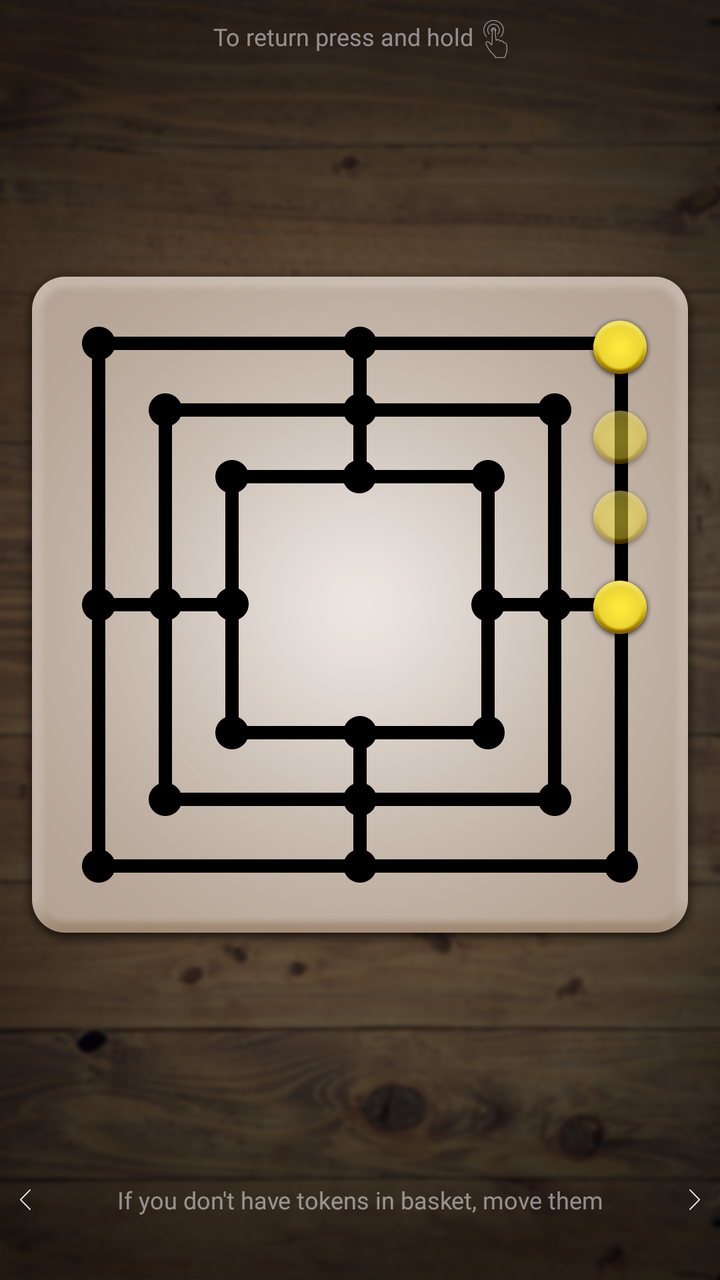
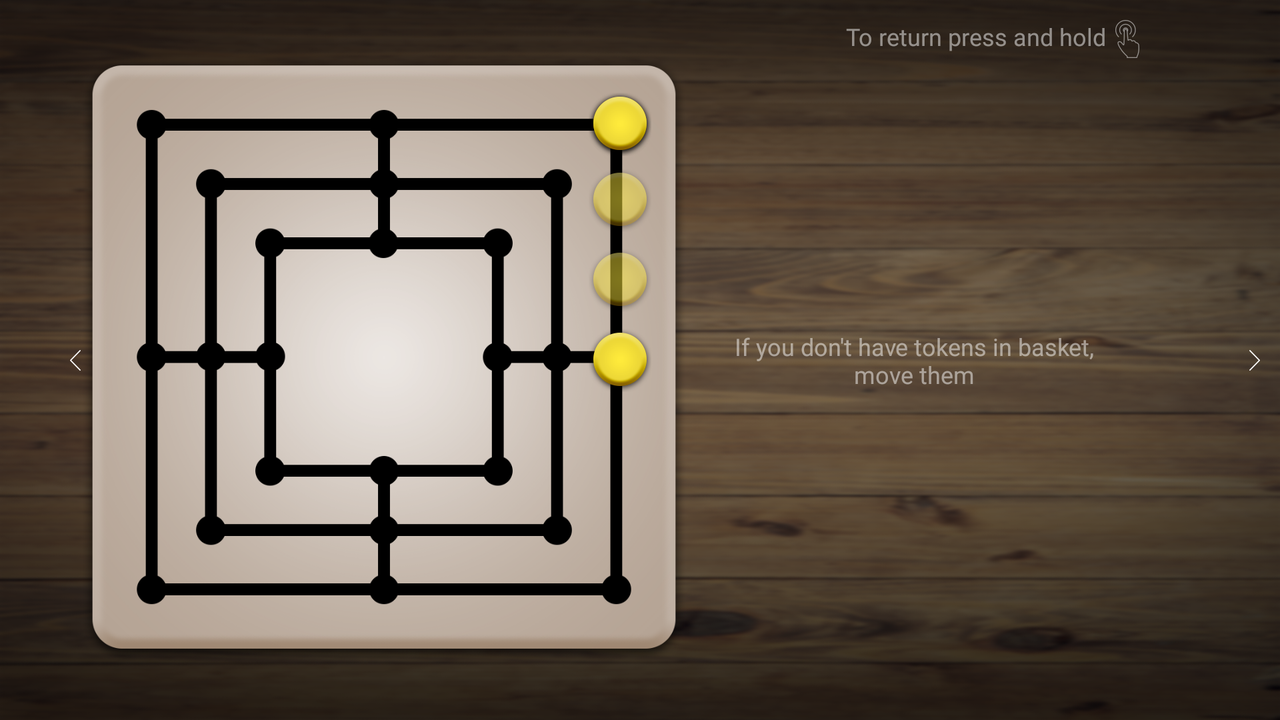

The same Android screen from two of the app's own layout files: first res/layout/ as a phone draws it, then the repository's variant for another configuration, drawn on a device whose configuration selects that folder. Both files follow.
<!-- AndroidManifest.xml: application theme AppTheme -->
<!-- res/layout/fragment_board_tips_fourth.xml -->
<?xml version="1.0" encoding="utf-8"?>
<android.support.constraint.ConstraintLayout xmlns:android="http://schemas.android.com/apk/res/android"
    android:layout_width="match_parent"
    android:layout_height="match_parent"
    xmlns:app="http://schemas.android.com/apk/res-auto">

    <TextView
        android:id="@+id/message_one"
        android:layout_width="wrap_content"
        android:layout_height="wrap_content"
        style="@style/BoardFragmentPauseTip"
        android:text="@string/board_fragment_pause_tip"

        app:layout_constraintTop_toTopOf="parent"
        app:layout_constraintLeft_toLeftOf="parent"
        app:layout_constraintRight_toLeftOf="@+id/image_one"
        app:layout_constraintHorizontal_chainStyle="packed"
        android:layout_marginEnd="@dimen/board_fragment_pause_tip_margin_end"
        android:layout_marginTop="@dimen/board_fragment_pause_tip_margin_top"/>

    <ImageView
        android:id="@+id/image_one"
        android:layout_width="wrap_content"
        android:layout_height="wrap_content"
        android:src="@drawable/ic_touch"
        android:alpha="0.5"

        app:layout_constraintTop_toTopOf="parent"
        app:layout_constraintLeft_toRightOf="@+id/message_one"
        app:layout_constraintRight_toRightOf="parent"
        android:layout_marginTop="@dimen/board_fragment_pause_tip_image_margin_top"/>

    <android.support.constraint.ConstraintLayout
        android:id="@+id/board_fragment_playground"
        android:layout_width="wrap_content"
        android:layout_height="wrap_content"
        app:layout_constraintBottom_toBottomOf="parent"
        app:layout_constraintLeft_toLeftOf="parent"
        app:layout_constraintRight_toRightOf="parent"
        app:layout_constraintTop_toTopOf="parent"
        android:layout_marginBottom="@dimen/toolbar_footer_height"
        >

        <ImageView
            android:layout_width="wrap_content"
            android:layout_height="wrap_content"
            android:src="@drawable/playground"

            app:layout_constraintBottom_toBottomOf="parent"
            app:layout_constraintLeft_toLeftOf="parent"
            app:layout_constraintRight_toRightOf="parent"
            app:layout_constraintTop_toTopOf="parent"
            />

        <ImageView
            android:layout_width="@dimen/board_fragment_token_dimension"
            android:layout_height="@dimen/board_fragment_token_dimension"
            android:scaleType="center"
            android:clickable="true"
            android:focusable="true"
            android:src="@drawable/ic_player_one"

            app:layout_constraintBottom_toBottomOf="parent"
            app:layout_constraintRight_toRightOf="parent"
            app:layout_constraintTop_toTopOf="parent"
            android:layout_margin="@dimen/board_fragment_token_margin_small"
            />

        <ImageView
            android:layout_width="@dimen/board_fragment_token_dimension"
            android:layout_height="@dimen/board_fragment_token_dimension"
            android:scaleType="center"
            android:clickable="true"
            android:focusable="true"
            android:src="@drawable/ic_player_one"


            app:layout_constraintRight_toRightOf="parent"
            app:layout_constraintTop_toTopOf="parent"
            android:layout_margin="@dimen/board_fragment_token_margin_small"
            />

        <ImageView
            android:layout_width="@dimen/board_fragment_token_dimension"
            android:layout_height="@dimen/board_fragment_token_dimension"
            android:scaleType="center"
            android:clickable="true"
            android:focusable="true"
            android:src="@drawable/ic_player_one"
            android:alpha="0.5"


            app:layout_constraintRight_toRightOf="parent"
            app:layout_constraintTop_toTopOf="parent"
            android:layout_marginEnd="@dimen/board_fragment_token_margin_small"
            android:layout_marginTop="75dp"
            />

        <ImageView
            android:layout_width="@dimen/board_fragment_token_dimension"
            android:layout_height="@dimen/board_fragment_token_dimension"
            android:scaleType="center"
            android:clickable="true"
            android:focusable="true"
            android:src="@drawable/ic_player_one"
            android:alpha="0.5"


            app:layout_constraintRight_toRightOf="parent"
            app:layout_constraintTop_toTopOf="parent"
            android:layout_marginEnd="@dimen/board_fragment_token_margin_small"
            android:layout_marginTop="115dp"
            />




    </android.support.constraint.ConstraintLayout>

    <TextView
        android:id="@+id/message_two"
        android:layout_width="wrap_content"
        android:layout_height="wrap_content"
        style="@style/BoardFragmentPauseTip"
        android:text="@string/board_fragment_tips_fourth_message"

        app:layout_constraintBottom_toBottomOf="parent"
        app:layout_constraintLeft_toLeftOf="parent"
        app:layout_constraintRight_toRightOf="parent"
        android:layout_marginBottom="@dimen/board_fragment_tips_message_margin_bottom"
        />

    <ImageView
        android:layout_width="wrap_content"
        android:layout_height="wrap_content"
        android:src="@drawable/ic_right"

        app:layout_constraintBottom_toBottomOf="parent"
        app:layout_constraintRight_toRightOf="parent"
        android:layout_marginBottom="@dimen/board_fragment_tips_arrow_margin_bottom"
        android:layout_marginEnd="@dimen/board_fragment_tips_arrow_margin_side"/>

    <ImageView
        android:layout_width="wrap_content"
        android:layout_height="wrap_content"
        android:src="@drawable/ic_left"

        app:layout_constraintBottom_toBottomOf="parent"
        app:layout_constraintLeft_toLeftOf="parent"
        android:layout_marginBottom="@dimen/board_fragment_tips_arrow_margin_bottom"
        android:layout_marginStart="@dimen/board_fragment_tips_arrow_margin_side"/>

</android.support.constraint.ConstraintLayout>
<!-- resources referenced by this layout -->
<resources>
  <dimen name="board_fragment_pause_tip_image_margin_top">10dp</dimen>
  <dimen name="board_fragment_pause_tip_margin_end">5dp</dimen>
  <dimen name="board_fragment_pause_tip_margin_top">10dp</dimen>
  <dimen name="board_fragment_tips_arrow_margin_bottom">35dp</dimen>
  <dimen name="board_fragment_tips_arrow_margin_side">10dp</dimen>
  <dimen name="board_fragment_tips_message_margin_bottom">32dp</dimen>
  <dimen name="board_fragment_token_dimension">40dp</dimen>
  <dimen name="board_fragment_token_margin_small">30dp</dimen>
  <dimen name="toolbar_footer_height">32dp</dimen>
  <!-- drawable ic_left: png bitmap (drawable-hdpi, 232 bytes) -->
  <!-- drawable ic_player_one: png bitmap (drawable-hdpi, 3260 bytes) -->
  <!-- drawable ic_right: png bitmap (drawable-hdpi, 231 bytes) -->
  <!-- drawable ic_touch: png bitmap (drawable-hdpi, 870 bytes) -->
  <!-- drawable playground: png bitmap (drawable-hdpi, 71189 bytes) -->
  <string name="board_fragment_pause_tip">To return press and hold</string>
  <string name="board_fragment_tips_fourth_message">If you don\'t have tokens in basket, move them</string>
  <style name="BoardFragmentPauseTip">
          <item name="android:fontFamily">@font/ubuntu_regular</item>
          <item name="android:textColor">@android:color/white</item>
          <item name="android:alpha">0.5</item>
          <item name="android:textSize">@dimen/board_fragment_pause_tip_text</item>
      </style>
  <style name="AppTheme" parent="Theme.AppCompat.NoActionBar">
          <item name="colorPrimary">@color/primary</item>
          <item name="colorPrimaryDark">@color/primary_dark</item>
          <item name="colorAccent">@color/accent</item>
          <item name="android:windowBackground">@drawable/background</item>
          <item name="android:statusBarColor">@android:color/black</item>
      </style>
  <dimen name="board_fragment_pause_tip_text">12sp</dimen>
  <color name="primary">#795548</color>
  <color name="primary_dark">#5D4037</color>
  <color name="accent">#FFEB3B</color>
  <!-- drawable background: png bitmap (drawable-hdpi, 458586 bytes) -->
</resources>
<!-- res/layout-land/fragment_board_tips_fourth.xml (the repository's variant of the layout above) -->
<!-- drawn on the phone turned sideways -->
<?xml version="1.0" encoding="utf-8"?>
<android.support.constraint.ConstraintLayout xmlns:android="http://schemas.android.com/apk/res/android"
    android:layout_width="match_parent"
    android:layout_height="match_parent"
    xmlns:app="http://schemas.android.com/apk/res-auto">

    <TextView
        android:id="@+id/message_one"
        android:layout_width="wrap_content"
        android:layout_height="wrap_content"
        style="@style/BoardFragmentTipsText"
        android:text="@string/board_fragment_pause_tip"

        app:layout_constraintTop_toTopOf="parent"
        app:layout_constraintLeft_toRightOf="@id/playground"
        app:layout_constraintRight_toLeftOf="@+id/image_one"
        app:layout_constraintHorizontal_chainStyle="packed"
        android:layout_marginEnd="@dimen/board_fragment_tips_exit_message_margin_end"
        android:layout_marginTop="@dimen/board_fragment_tips_exit_message_margin_top"/>

    <ImageView
        android:id="@+id/image_one"
        android:layout_width="wrap_content"
        android:layout_height="wrap_content"
        android:src="@drawable/ic_touch"
        android:alpha="0.5"

        app:layout_constraintTop_toTopOf="parent"
        app:layout_constraintLeft_toRightOf="@+id/message_one"
        app:layout_constraintRight_toRightOf="parent"
        android:layout_marginTop="@dimen/board_fragment_tips_exit_image_margin_top"/>

    <android.support.constraint.ConstraintLayout
        android:id="@+id/playground"
        android:layout_width="@dimen/board_fragment_playground_dimension"
        android:layout_height="@dimen/board_fragment_playground_dimension"

        app:layout_constraintBottom_toBottomOf="parent"
        app:layout_constraintLeft_toLeftOf="parent"
        app:layout_constraintTop_toTopOf="parent"
        android:layout_marginStart="@dimen/toolbar_footer_height">

    <ImageView

        android:layout_width="wrap_content"
        android:layout_height="wrap_content"
        android:src="@drawable/playground"

        app:layout_constraintBottom_toBottomOf="parent"
        app:layout_constraintLeft_toLeftOf="parent"
        app:layout_constraintTop_toTopOf="parent"
        app:layout_constraintRight_toRightOf="parent"
        />

        <ImageView
        android:layout_width="@dimen/board_fragment_token_dimension"
        android:layout_height="@dimen/board_fragment_token_dimension"
        android:scaleType="center"
        android:clickable="true"
        android:focusable="true"
        android:src="@drawable/ic_player_one"

        app:layout_constraintRight_toRightOf="parent"
        app:layout_constraintTop_toTopOf="parent"
        android:layout_margin="@dimen/board_fragment_token_margin_small"
        />

        <ImageView
            android:layout_width="@dimen/board_fragment_token_dimension"
            android:layout_height="@dimen/board_fragment_token_dimension"
            android:scaleType="center"
            android:clickable="true"
            android:focusable="true"
            android:src="@drawable/ic_player_one"
            android:alpha="0.5"

            app:layout_constraintRight_toRightOf="parent"
            app:layout_constraintTop_toTopOf="parent"
            android:layout_marginEnd="@dimen/board_fragment_token_margin_small"
            android:layout_marginTop="60dp"
            />

        <ImageView
            android:layout_width="@dimen/board_fragment_token_dimension"
            android:layout_height="@dimen/board_fragment_token_dimension"
            android:scaleType="center"
            android:clickable="true"
            android:focusable="true"
            android:src="@drawable/ic_player_one"
            android:alpha="0.5"

            app:layout_constraintRight_toRightOf="parent"
            app:layout_constraintTop_toTopOf="parent"
            android:layout_marginEnd="@dimen/board_fragment_token_margin_small"
            android:layout_marginTop="100dp"
            />

        <ImageView
            android:layout_width="@dimen/board_fragment_token_dimension"
            android:layout_height="@dimen/board_fragment_token_dimension"
            android:scaleType="center"
            android:clickable="true"
            android:focusable="true"
            android:src="@drawable/ic_player_one"

            app:layout_constraintRight_toRightOf="parent"
            app:layout_constraintTop_toTopOf="parent"
            android:layout_margin="@dimen/board_fragment_token_margin_small"
            />

        <ImageView
            android:layout_width="@dimen/board_fragment_token_dimension"
            android:layout_height="@dimen/board_fragment_token_dimension"
            android:scaleType="center"
            android:clickable="true"
            android:focusable="true"
            android:src="@drawable/ic_player_one"

            app:layout_constraintBottom_toBottomOf="parent"
            app:layout_constraintRight_toRightOf="parent"
            app:layout_constraintTop_toTopOf="parent"
            android:layout_margin="@dimen/board_fragment_token_margin_small"
            />

    </android.support.constraint.ConstraintLayout>

    <TextView
        android:id="@+id/message_two"
        android:layout_width="210dp"
        android:layout_height="wrap_content"
        style="@style/BoardFragmentTipsText"
        android:text="@string/board_fragment_tips_fourth_message"


        app:layout_constraintTop_toTopOf="parent"
        app:layout_constraintBottom_toBottomOf="parent"
        app:layout_constraintLeft_toRightOf="@+id/playground"
        />

    <ImageView
        android:layout_width="wrap_content"
        android:layout_height="wrap_content"
        android:src="@drawable/ic_right"

        app:layout_constraintBottom_toBottomOf="parent"
        app:layout_constraintRight_toRightOf="parent"
        app:layout_constraintTop_toTopOf="parent"
        android:layout_marginEnd="@dimen/board_fragment_tips_arrow_margin_side"
        />

    <ImageView
        android:layout_width="wrap_content"
        android:layout_height="wrap_content"
        android:src="@drawable/ic_left"

        app:layout_constraintBottom_toBottomOf="parent"
        app:layout_constraintLeft_toLeftOf="parent"
        app:layout_constraintTop_toTopOf="parent"
        android:layout_marginStart="35dp"
        />

</android.support.constraint.ConstraintLayout>
<!-- resources referenced by the variant -->
<!-- as the phone turned sideways resolves them -->
<resources>
  <!-- from res/values-land/ -->
  <dimen name="board_fragment_playground_dimension">320dp</dimen>
  <!-- from res/values-land/ -->
  <dimen name="board_fragment_tips_arrow_margin_side">10dp</dimen>
  <!-- from res/values-land/ -->
  <dimen name="board_fragment_tips_exit_image_margin_top">10dp</dimen>
  <!-- from res/values-land/ -->
  <dimen name="board_fragment_tips_exit_message_margin_end">5dp</dimen>
  <!-- from res/values-land/ -->
  <dimen name="board_fragment_tips_exit_message_margin_top">10dp</dimen>
  <!-- from res/values-land/ -->
  <dimen name="board_fragment_token_dimension">40dp</dimen>
  <!-- from res/values-land/ -->
  <dimen name="board_fragment_token_margin_small">22dp</dimen>
  <dimen name="toolbar_footer_height">32dp</dimen>
  <!-- drawable ic_left: png bitmap (drawable-hdpi, 232 bytes) -->
  <!-- drawable ic_player_one: png bitmap (drawable-hdpi, 3260 bytes) -->
  <!-- drawable ic_right: png bitmap (drawable-hdpi, 231 bytes) -->
  <!-- drawable ic_touch: png bitmap (drawable-hdpi, 870 bytes) -->
  <!-- drawable playground: png bitmap (drawable-hdpi, 71189 bytes) -->
  <string name="board_fragment_pause_tip">To return press and hold</string>
  <string name="board_fragment_tips_fourth_message">If you don\'t have tokens in basket, move them</string>
  <style name="BoardFragmentTipsText">
          <item name="android:fontFamily">@font/ubuntu_regular</item>
          <item name="android:textColor">@android:color/white</item>
          <item name="android:alpha">0.5</item>
          <item name="android:textSize">@dimen/board_fragment_pause_tip_text</item>
          <item name="android:textAlignment">center</item>
      </style>
  <style name="AppTheme" parent="Theme.AppCompat.NoActionBar">
          <item name="colorPrimary">@color/primary</item>
          <item name="colorPrimaryDark">@color/primary_dark</item>
          <item name="colorAccent">@color/accent</item>
          <item name="android:windowBackground">@drawable/background</item>
          <item name="android:statusBarColor">@android:color/black</item>
      </style>
  <!-- from res/values-land/ -->
  <dimen name="board_fragment_pause_tip_text">12sp</dimen>
  <color name="primary">#795548</color>
  <color name="primary_dark">#5D4037</color>
  <color name="accent">#FFEB3B</color>
  <!-- drawable background: png bitmap (drawable-hdpi, 458586 bytes) -->
</resources>
